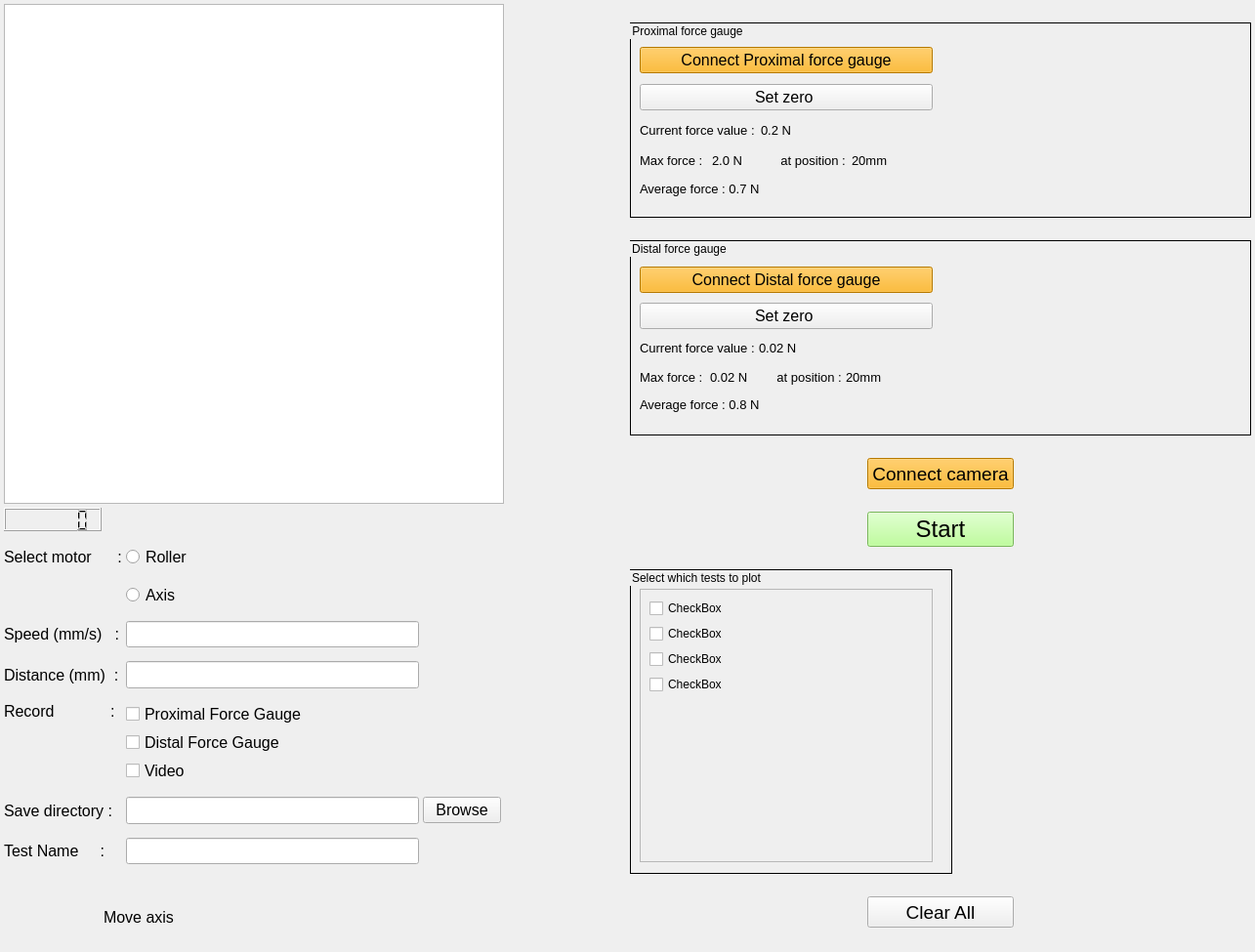
<?xml version="1.0" encoding="UTF-8"?>
<ui version="4.0">
 <class>VisDAQ</class>
 <widget class="QWidget" name="VisDAQ">
  <property name="enabled">
   <bool>true</bool>
  </property>
  <property name="geometry">
   <rect>
    <x>0</x>
    <y>0</y>
    <width>1285</width>
    <height>975</height>
   </rect>
  </property>
  <property name="maximumSize">
   <size>
    <width>4096</width>
    <height>2160</height>
   </size>
  </property>
  <property name="windowTitle">
   <string>VisDAQ</string>
  </property>
  <property name="styleSheet">
   <string notr="true"/>
  </property>
  <layout class="QHBoxLayout" name="horizontalLayout_5">
   <property name="spacing">
    <number>4</number>
   </property>
   <property name="leftMargin">
    <number>4</number>
   </property>
   <property name="topMargin">
    <number>4</number>
   </property>
   <property name="rightMargin">
    <number>4</number>
   </property>
   <property name="bottomMargin">
    <number>4</number>
   </property>
   <item>
    <layout class="QVBoxLayout" name="verticalLayout">
     <property name="spacing">
      <number>4</number>
     </property>
     <item>
      <widget class="QGraphicsView" name="graphicsView">
       <property name="sizePolicy">
        <sizepolicy hsizetype="Fixed" vsizetype="Fixed">
         <horstretch>0</horstretch>
         <verstretch>0</verstretch>
        </sizepolicy>
       </property>
       <property name="minimumSize">
        <size>
         <width>512</width>
         <height>512</height>
        </size>
       </property>
      </widget>
     </item>
     <item alignment="Qt::AlignLeft">
      <widget class="QLCDNumber" name="r_t">
       <property name="sizePolicy">
        <sizepolicy hsizetype="Preferred" vsizetype="Fixed">
         <horstretch>0</horstretch>
         <verstretch>0</verstretch>
        </sizepolicy>
       </property>
       <property name="minimumSize">
        <size>
         <width>100</width>
         <height>24</height>
        </size>
       </property>
       <property name="maximumSize">
        <size>
         <width>16777206</width>
         <height>16777215</height>
        </size>
       </property>
       <property name="digitCount">
        <number>6</number>
       </property>
      </widget>
     </item>
     <item>
      <layout class="QGridLayout" name="gridLayout">
       <property name="spacing">
        <number>4</number>
       </property>
       <item row="0" column="0" colspan="2">
        <layout class="QGridLayout" name="gridLayout_3" rowstretch="0,0,0,0,0,0,0,0,0,0">
         <property name="spacing">
          <number>4</number>
         </property>
         <item row="5" column="0">
          <widget class="QLabel" name="record_label">
           <property name="font">
            <font>
             <pointsize>12</pointsize>
            </font>
           </property>
           <property name="text">
            <string>Record             :</string>
           </property>
           <property name="alignment">
            <set>Qt::AlignLeading|Qt::AlignLeft|Qt::AlignTop</set>
           </property>
          </widget>
         </item>
         <item row="5" column="2">
          <spacer name="horizontalSpacer_5">
           <property name="orientation">
            <enum>Qt::Horizontal</enum>
           </property>
           <property name="sizeHint" stdset="0">
            <size>
             <width>40</width>
             <height>20</height>
            </size>
           </property>
          </spacer>
         </item>
         <item row="3" column="1" colspan="2">
          <widget class="QLineEdit" name="speed_of_motor">
           <property name="sizePolicy">
            <sizepolicy hsizetype="Fixed" vsizetype="Fixed">
             <horstretch>0</horstretch>
             <verstretch>0</verstretch>
            </sizepolicy>
           </property>
           <property name="minimumSize">
            <size>
             <width>300</width>
             <height>25</height>
            </size>
           </property>
           <property name="font">
            <font>
             <pointsize>12</pointsize>
            </font>
           </property>
           <property name="inputMethodHints">
            <set>Qt::ImhDigitsOnly</set>
           </property>
          </widget>
         </item>
         <item row="4" column="1" colspan="2">
          <widget class="QLineEdit" name="distance_to_be_covered">
           <property name="sizePolicy">
            <sizepolicy hsizetype="Fixed" vsizetype="Fixed">
             <horstretch>0</horstretch>
             <verstretch>0</verstretch>
            </sizepolicy>
           </property>
           <property name="minimumSize">
            <size>
             <width>300</width>
             <height>28</height>
            </size>
           </property>
           <property name="font">
            <font>
             <pointsize>12</pointsize>
            </font>
           </property>
          </widget>
         </item>
         <item row="0" column="1">
          <widget class="QRadioButton" name="is_roller">
           <property name="font">
            <font>
             <pointsize>12</pointsize>
            </font>
           </property>
           <property name="text">
            <string>Roller</string>
           </property>
          </widget>
         </item>
         <item row="3" column="0">
          <widget class="QLabel" name="speed_label">
           <property name="font">
            <font>
             <pointsize>12</pointsize>
            </font>
           </property>
           <property name="text">
            <string>Speed (mm/s)   :</string>
           </property>
          </widget>
         </item>
         <item row="4" column="0">
          <widget class="QLabel" name="distance_label">
           <property name="font">
            <font>
             <pointsize>12</pointsize>
            </font>
           </property>
           <property name="text">
            <string>Distance (mm)  :</string>
           </property>
          </widget>
         </item>
         <item row="0" column="0">
          <widget class="QLabel" name="select_motor_label">
           <property name="font">
            <font>
             <pointsize>12</pointsize>
            </font>
           </property>
           <property name="text">
            <string>Select motor      :</string>
           </property>
          </widget>
         </item>
         <item row="8" column="0" colspan="3">
          <layout class="QHBoxLayout" name="horizontalLayout_4">
           <property name="spacing">
            <number>4</number>
           </property>
           <item>
            <spacer name="horizontalSpacer">
             <property name="orientation">
              <enum>Qt::Horizontal</enum>
             </property>
             <property name="sizeHint" stdset="0">
              <size>
               <width>40</width>
               <height>20</height>
              </size>
             </property>
            </spacer>
           </item>
          </layout>
         </item>
         <item row="6" column="0">
          <widget class="QLabel" name="directory_label">
           <property name="sizePolicy">
            <sizepolicy hsizetype="Preferred" vsizetype="Preferred">
             <horstretch>0</horstretch>
             <verstretch>0</verstretch>
            </sizepolicy>
           </property>
           <property name="font">
            <font>
             <pointsize>12</pointsize>
            </font>
           </property>
           <property name="text">
            <string>Save directory :</string>
           </property>
          </widget>
         </item>
         <item row="6" column="2">
          <widget class="QPushButton" name="browse_directory">
           <property name="sizePolicy">
            <sizepolicy hsizetype="Fixed" vsizetype="Fixed">
             <horstretch>0</horstretch>
             <verstretch>0</verstretch>
            </sizepolicy>
           </property>
           <property name="font">
            <font>
             <pointsize>12</pointsize>
            </font>
           </property>
           <property name="text">
            <string>Browse</string>
           </property>
          </widget>
         </item>
         <item row="7" column="1">
          <widget class="QLineEdit" name="test_name">
           <property name="sizePolicy">
            <sizepolicy hsizetype="Fixed" vsizetype="Fixed">
             <horstretch>0</horstretch>
             <verstretch>0</verstretch>
            </sizepolicy>
           </property>
           <property name="minimumSize">
            <size>
             <width>300</width>
             <height>0</height>
            </size>
           </property>
           <property name="font">
            <font>
             <pointsize>12</pointsize>
            </font>
           </property>
          </widget>
         </item>
         <item row="6" column="1">
          <widget class="QLineEdit" name="save_directory">
           <property name="sizePolicy">
            <sizepolicy hsizetype="Fixed" vsizetype="Fixed">
             <horstretch>0</horstretch>
             <verstretch>0</verstretch>
            </sizepolicy>
           </property>
           <property name="minimumSize">
            <size>
             <width>300</width>
             <height>28</height>
            </size>
           </property>
           <property name="font">
            <font>
             <pointsize>12</pointsize>
            </font>
           </property>
          </widget>
         </item>
         <item row="7" column="0">
          <widget class="QLabel" name="test_name_label">
           <property name="font">
            <font>
             <pointsize>12</pointsize>
            </font>
           </property>
           <property name="text">
            <string>Test Name     :</string>
           </property>
          </widget>
         </item>
         <item row="9" column="0" colspan="3">
          <layout class="QHBoxLayout" name="horizontalLayout_6">
           <property name="spacing">
            <number>4</number>
           </property>
           <item>
            <widget class="QPushButton" name="move_axis_left_end">
             <property name="sizePolicy">
              <sizepolicy hsizetype="Fixed" vsizetype="Fixed">
               <horstretch>0</horstretch>
               <verstretch>0</verstretch>
              </sizepolicy>
             </property>
             <property name="minimumSize">
              <size>
               <width>40</width>
               <height>40</height>
              </size>
             </property>
             <property name="styleSheet">
              <string notr="true">#move_axis_left_end {
background-color: transparent;
background: none;
	border-image: url(:/logo/images/two_left_.png);
border: none;
background-repeat: none;
}
#move_axis_left_end:pressed
{

border-image: url(:/logo/images/two_left_after_.png);}</string>
             </property>
             <property name="text">
              <string/>
             </property>
            </widget>
           </item>
           <item>
            <widget class="QPushButton" name="move_axis_left_one">
             <property name="sizePolicy">
              <sizepolicy hsizetype="Fixed" vsizetype="Fixed">
               <horstretch>20</horstretch>
               <verstretch>20</verstretch>
              </sizepolicy>
             </property>
             <property name="minimumSize">
              <size>
               <width>40</width>
               <height>40</height>
              </size>
             </property>
             <property name="font">
              <font>
               <pointsize>15</pointsize>
              </font>
             </property>
             <property name="styleSheet">
              <string notr="true">#move_axis_left_one {
background-color: transparent;
	border-image: url(:/logo/images/one_left_.png);
background: none;
border: none;
background-repeat: none;
}
#move_axis_left_one:pressed
{
border-image: url(:/logo/images/one_left_after_.png);
}</string>
             </property>
             <property name="text">
              <string/>
             </property>
            </widget>
           </item>
           <item>
            <widget class="QLabel" name="move_axis">
             <property name="font">
              <font>
               <pointsize>12</pointsize>
              </font>
             </property>
             <property name="text">
              <string>Move axis</string>
             </property>
             <property name="alignment">
              <set>Qt::AlignCenter</set>
             </property>
            </widget>
           </item>
           <item>
            <widget class="QPushButton" name="move_axis_right_one">
             <property name="sizePolicy">
              <sizepolicy hsizetype="Fixed" vsizetype="Fixed">
               <horstretch>0</horstretch>
               <verstretch>0</verstretch>
              </sizepolicy>
             </property>
             <property name="minimumSize">
              <size>
               <width>40</width>
               <height>40</height>
              </size>
             </property>
             <property name="font">
              <font>
               <pointsize>15</pointsize>
              </font>
             </property>
             <property name="styleSheet">
              <string notr="true">#move_axis_right_one {
background-color: transparent;
background: none;
border-image: url(:/logo/images/one_right_.png);
border: none;
background-repeat: none;
}
#move_axis_right_one:pressed
{
border-image: url(:/logo/images/one_right_after_.png);
}</string>
             </property>
             <property name="text">
              <string/>
             </property>
             <property name="autoDefault">
              <bool>false</bool>
             </property>
            </widget>
           </item>
           <item>
            <widget class="QPushButton" name="move_axis_right_end">
             <property name="sizePolicy">
              <sizepolicy hsizetype="Fixed" vsizetype="Fixed">
               <horstretch>0</horstretch>
               <verstretch>0</verstretch>
              </sizepolicy>
             </property>
             <property name="minimumSize">
              <size>
               <width>40</width>
               <height>40</height>
              </size>
             </property>
             <property name="styleSheet">
              <string notr="true">#move_axis_right_end {
background-color: transparent;
background: none;
	border-image: url(:/logo/images/two_right_.png);
border: none;
background-repeat: none;
}
#move_axis_right_end:pressed
{

border-image: url(:/logo/images/two_right_after_.png);}</string>
             </property>
             <property name="text">
              <string/>
             </property>
            </widget>
           </item>
           <item>
            <spacer name="horizontalSpacer_2">
             <property name="orientation">
              <enum>Qt::Horizontal</enum>
             </property>
             <property name="sizeHint" stdset="0">
              <size>
               <width>40</width>
               <height>20</height>
              </size>
             </property>
            </spacer>
           </item>
          </layout>
         </item>
         <item row="5" column="1">
          <layout class="QVBoxLayout" name="verticalLayout_4">
           <property name="spacing">
            <number>4</number>
           </property>
           <item>
            <widget class="QCheckBox" name="record_proximal_force_gauge">
             <property name="font">
              <font>
               <pointsize>12</pointsize>
              </font>
             </property>
             <property name="text">
              <string>Proximal Force Gauge</string>
             </property>
            </widget>
           </item>
           <item>
            <widget class="QCheckBox" name="record_distal_force_gauge">
             <property name="font">
              <font>
               <pointsize>12</pointsize>
              </font>
             </property>
             <property name="text">
              <string>Distal Force Gauge</string>
             </property>
            </widget>
           </item>
           <item>
            <widget class="QCheckBox" name="record_video">
             <property name="font">
              <font>
               <pointsize>12</pointsize>
              </font>
             </property>
             <property name="text">
              <string>Video</string>
             </property>
            </widget>
           </item>
          </layout>
         </item>
         <item row="1" column="1">
          <widget class="QRadioButton" name="is_axis">
           <property name="font">
            <font>
             <pointsize>12</pointsize>
            </font>
           </property>
           <property name="text">
            <string>Axis</string>
           </property>
          </widget>
         </item>
        </layout>
       </item>
      </layout>
     </item>
    </layout>
   </item>
   <item>
    <layout class="QVBoxLayout" name="graphing_layout">
     <property name="spacing">
      <number>4</number>
     </property>
     <property name="leftMargin">
      <number>0</number>
     </property>
     <property name="topMargin">
      <number>0</number>
     </property>
     <property name="rightMargin">
      <number>0</number>
     </property>
     <property name="bottomMargin">
      <number>0</number>
     </property>
    </layout>
   </item>
   <item>
    <layout class="QVBoxLayout" name="verticalLayout_6">
     <property name="spacing">
      <number>4</number>
     </property>
     <property name="rightMargin">
      <number>0</number>
     </property>
     <item>
      <widget class="QGroupBox" name="proximal_force_gauge_groupbox">
       <property name="sizePolicy">
        <sizepolicy hsizetype="Preferred" vsizetype="Fixed">
         <horstretch>0</horstretch>
         <verstretch>0</verstretch>
        </sizepolicy>
       </property>
       <property name="minimumSize">
        <size>
         <width>240</width>
         <height>200</height>
        </size>
       </property>
       <property name="styleSheet">
        <string notr="true">QGroupBox { border: 1px solid black;}</string>
       </property>
       <property name="title">
        <string>Proximal force gauge</string>
       </property>
       <widget class="QWidget" name="layoutWidget_6">
        <property name="geometry">
         <rect>
          <x>10</x>
          <y>20</y>
          <width>421</width>
          <height>164</height>
         </rect>
        </property>
        <layout class="QVBoxLayout" name="verticalLayout_5">
         <item>
          <widget class="QPushButton" name="connect_proximal_force_gauge">
           <property name="sizePolicy">
            <sizepolicy hsizetype="Fixed" vsizetype="Fixed">
             <horstretch>0</horstretch>
             <verstretch>0</verstretch>
            </sizepolicy>
           </property>
           <property name="minimumSize">
            <size>
             <width>300</width>
             <height>0</height>
            </size>
           </property>
           <property name="font">
            <font>
             <pointsize>12</pointsize>
            </font>
           </property>
           <property name="styleSheet">
            <string notr="true">background-color: rgb(255, 170, 0);</string>
           </property>
           <property name="text">
            <string>Connect Proximal force gauge</string>
           </property>
          </widget>
         </item>
         <item>
          <widget class="QPushButton" name="set_proximal_zero">
           <property name="sizePolicy">
            <sizepolicy hsizetype="Fixed" vsizetype="Fixed">
             <horstretch>0</horstretch>
             <verstretch>0</verstretch>
            </sizepolicy>
           </property>
           <property name="minimumSize">
            <size>
             <width>300</width>
             <height>0</height>
            </size>
           </property>
           <property name="font">
            <font>
             <pointsize>12</pointsize>
            </font>
           </property>
           <property name="text">
            <string>Set zero </string>
           </property>
          </widget>
         </item>
         <item>
          <layout class="QHBoxLayout" name="horizontalLayout_2">
           <item alignment="Qt::AlignLeft">
            <widget class="QLabel" name="proximal_force_value_label">
             <property name="sizePolicy">
              <sizepolicy hsizetype="Fixed" vsizetype="Fixed">
               <horstretch>0</horstretch>
               <verstretch>0</verstretch>
              </sizepolicy>
             </property>
             <property name="font">
              <font>
               <pointsize>10</pointsize>
              </font>
             </property>
             <property name="text">
              <string>Current force value :</string>
             </property>
            </widget>
           </item>
           <item>
            <widget class="QLabel" name="proximal_force_value">
             <property name="sizePolicy">
              <sizepolicy hsizetype="Fixed" vsizetype="Fixed">
               <horstretch>0</horstretch>
               <verstretch>0</verstretch>
              </sizepolicy>
             </property>
             <property name="minimumSize">
              <size>
               <width>50</width>
               <height>0</height>
              </size>
             </property>
             <property name="font">
              <font>
               <pointsize>10</pointsize>
              </font>
             </property>
             <property name="text">
              <string>0.2 N</string>
             </property>
            </widget>
           </item>
           <item>
            <spacer name="horizontalSpacer_3">
             <property name="orientation">
              <enum>Qt::Horizontal</enum>
             </property>
             <property name="sizeHint" stdset="0">
              <size>
               <width>40</width>
               <height>20</height>
              </size>
             </property>
            </spacer>
           </item>
          </layout>
         </item>
         <item>
          <layout class="QHBoxLayout" name="horizontalLayout_11">
           <item>
            <widget class="QLabel" name="proximal_maximum_force_label">
             <property name="sizePolicy">
              <sizepolicy hsizetype="Fixed" vsizetype="Fixed">
               <horstretch>0</horstretch>
               <verstretch>0</verstretch>
              </sizepolicy>
             </property>
             <property name="font">
              <font>
               <pointsize>10</pointsize>
              </font>
             </property>
             <property name="text">
              <string>Max force : </string>
             </property>
            </widget>
           </item>
           <item>
            <widget class="QLabel" name="proximal_maximum_force">
             <property name="sizePolicy">
              <sizepolicy hsizetype="Fixed" vsizetype="Fixed">
               <horstretch>0</horstretch>
               <verstretch>0</verstretch>
              </sizepolicy>
             </property>
             <property name="minimumSize">
              <size>
               <width>50</width>
               <height>0</height>
              </size>
             </property>
             <property name="font">
              <font>
               <pointsize>10</pointsize>
               <bold>false</bold>
              </font>
             </property>
             <property name="text">
              <string>2.0 N</string>
             </property>
            </widget>
           </item>
           <item>
            <widget class="QLabel" name="proximal_maximum_force_position_label">
             <property name="sizePolicy">
              <sizepolicy hsizetype="Fixed" vsizetype="Fixed">
               <horstretch>0</horstretch>
               <verstretch>0</verstretch>
              </sizepolicy>
             </property>
             <property name="font">
              <font>
               <pointsize>10</pointsize>
              </font>
             </property>
             <property name="text">
              <string>    at position :</string>
             </property>
            </widget>
           </item>
           <item>
            <widget class="QLabel" name="proximal_maximum_force_position_value">
             <property name="sizePolicy">
              <sizepolicy hsizetype="Fixed" vsizetype="Fixed">
               <horstretch>0</horstretch>
               <verstretch>0</verstretch>
              </sizepolicy>
             </property>
             <property name="minimumSize">
              <size>
               <width>50</width>
               <height>0</height>
              </size>
             </property>
             <property name="font">
              <font>
               <pointsize>10</pointsize>
              </font>
             </property>
             <property name="text">
              <string>20mm</string>
             </property>
            </widget>
           </item>
           <item>
            <spacer name="horizontalSpacer_7">
             <property name="orientation">
              <enum>Qt::Horizontal</enum>
             </property>
             <property name="sizeHint" stdset="0">
              <size>
               <width>40</width>
               <height>20</height>
              </size>
             </property>
            </spacer>
           </item>
          </layout>
         </item>
         <item>
          <widget class="QLabel" name="proximal_average_force">
           <property name="sizePolicy">
            <sizepolicy hsizetype="Fixed" vsizetype="Fixed">
             <horstretch>0</horstretch>
             <verstretch>0</verstretch>
            </sizepolicy>
           </property>
           <property name="font">
            <font>
             <pointsize>10</pointsize>
            </font>
           </property>
           <property name="text">
            <string>Average force : 0.7 N</string>
           </property>
          </widget>
         </item>
        </layout>
       </widget>
      </widget>
     </item>
     <item>
      <widget class="QGroupBox" name="distal_force_gauge_groupbox">
       <property name="sizePolicy">
        <sizepolicy hsizetype="Preferred" vsizetype="Fixed">
         <horstretch>0</horstretch>
         <verstretch>0</verstretch>
        </sizepolicy>
       </property>
       <property name="minimumSize">
        <size>
         <width>320</width>
         <height>200</height>
        </size>
       </property>
       <property name="styleSheet">
        <string notr="true">QGroupBox { border: 1px solid black;}</string>
       </property>
       <property name="title">
        <string>Distal force gauge</string>
       </property>
       <widget class="QWidget" name="layoutWidget_7">
        <property name="geometry">
         <rect>
          <x>10</x>
          <y>21</y>
          <width>349</width>
          <height>161</height>
         </rect>
        </property>
        <layout class="QVBoxLayout" name="verticalLayout_8">
         <property name="spacing">
          <number>4</number>
         </property>
         <property name="topMargin">
          <number>0</number>
         </property>
         <item>
          <widget class="QPushButton" name="connect_distal_force_gauge">
           <property name="sizePolicy">
            <sizepolicy hsizetype="Fixed" vsizetype="Fixed">
             <horstretch>0</horstretch>
             <verstretch>0</verstretch>
            </sizepolicy>
           </property>
           <property name="minimumSize">
            <size>
             <width>300</width>
             <height>0</height>
            </size>
           </property>
           <property name="font">
            <font>
             <pointsize>12</pointsize>
            </font>
           </property>
           <property name="styleSheet">
            <string notr="true">background-color: rgb(255, 170, 0);</string>
           </property>
           <property name="text">
            <string>Connect Distal force gauge</string>
           </property>
          </widget>
         </item>
         <item>
          <widget class="QPushButton" name="set_distal_zero">
           <property name="sizePolicy">
            <sizepolicy hsizetype="Fixed" vsizetype="Fixed">
             <horstretch>0</horstretch>
             <verstretch>0</verstretch>
            </sizepolicy>
           </property>
           <property name="minimumSize">
            <size>
             <width>300</width>
             <height>0</height>
            </size>
           </property>
           <property name="font">
            <font>
             <pointsize>12</pointsize>
            </font>
           </property>
           <property name="text">
            <string>Set zero </string>
           </property>
          </widget>
         </item>
         <item>
          <layout class="QHBoxLayout" name="horizontalLayout_7">
           <property name="spacing">
            <number>4</number>
           </property>
           <item alignment="Qt::AlignLeft">
            <widget class="QLabel" name="distal_force_value_label">
             <property name="sizePolicy">
              <sizepolicy hsizetype="Fixed" vsizetype="Fixed">
               <horstretch>0</horstretch>
               <verstretch>0</verstretch>
              </sizepolicy>
             </property>
             <property name="font">
              <font>
               <pointsize>10</pointsize>
              </font>
             </property>
             <property name="text">
              <string>Current force value :</string>
             </property>
            </widget>
           </item>
           <item>
            <widget class="QLabel" name="distal_force_value">
             <property name="sizePolicy">
              <sizepolicy hsizetype="Fixed" vsizetype="Fixed">
               <horstretch>0</horstretch>
               <verstretch>0</verstretch>
              </sizepolicy>
             </property>
             <property name="minimumSize">
              <size>
               <width>50</width>
               <height>0</height>
              </size>
             </property>
             <property name="font">
              <font>
               <pointsize>10</pointsize>
              </font>
             </property>
             <property name="text">
              <string>0.02 N</string>
             </property>
            </widget>
           </item>
           <item>
            <spacer name="horizontalSpacer_4">
             <property name="orientation">
              <enum>Qt::Horizontal</enum>
             </property>
             <property name="sizeHint" stdset="0">
              <size>
               <width>40</width>
               <height>20</height>
              </size>
             </property>
            </spacer>
           </item>
          </layout>
         </item>
         <item>
          <layout class="QHBoxLayout" name="horizontalLayout_10">
           <property name="spacing">
            <number>4</number>
           </property>
           <item>
            <widget class="QLabel" name="distal_maximum_force_label">
             <property name="sizePolicy">
              <sizepolicy hsizetype="Fixed" vsizetype="Fixed">
               <horstretch>0</horstretch>
               <verstretch>0</verstretch>
              </sizepolicy>
             </property>
             <property name="font">
              <font>
               <pointsize>10</pointsize>
              </font>
             </property>
             <property name="text">
              <string>Max force : </string>
             </property>
            </widget>
           </item>
           <item>
            <widget class="QLabel" name="distal_maximum_force">
             <property name="sizePolicy">
              <sizepolicy hsizetype="Fixed" vsizetype="Fixed">
               <horstretch>0</horstretch>
               <verstretch>0</verstretch>
              </sizepolicy>
             </property>
             <property name="minimumSize">
              <size>
               <width>50</width>
               <height>0</height>
              </size>
             </property>
             <property name="font">
              <font>
               <pointsize>10</pointsize>
              </font>
             </property>
             <property name="text">
              <string>0.02 N</string>
             </property>
            </widget>
           </item>
           <item>
            <widget class="QLabel" name="distal_maximum_force_position_label">
             <property name="sizePolicy">
              <sizepolicy hsizetype="Fixed" vsizetype="Fixed">
               <horstretch>0</horstretch>
               <verstretch>0</verstretch>
              </sizepolicy>
             </property>
             <property name="font">
              <font>
               <pointsize>10</pointsize>
              </font>
             </property>
             <property name="text">
              <string>    at position :</string>
             </property>
            </widget>
           </item>
           <item>
            <widget class="QLabel" name="distal_maximum_force_position_value">
             <property name="sizePolicy">
              <sizepolicy hsizetype="Fixed" vsizetype="Fixed">
               <horstretch>0</horstretch>
               <verstretch>0</verstretch>
              </sizepolicy>
             </property>
             <property name="minimumSize">
              <size>
               <width>50</width>
               <height>0</height>
              </size>
             </property>
             <property name="font">
              <font>
               <pointsize>10</pointsize>
              </font>
             </property>
             <property name="text">
              <string>20mm</string>
             </property>
            </widget>
           </item>
           <item>
            <spacer name="horizontalSpacer_6">
             <property name="orientation">
              <enum>Qt::Horizontal</enum>
             </property>
             <property name="sizeHint" stdset="0">
              <size>
               <width>40</width>
               <height>20</height>
              </size>
             </property>
            </spacer>
           </item>
          </layout>
         </item>
         <item>
          <widget class="QLabel" name="distal_average_force">
           <property name="sizePolicy">
            <sizepolicy hsizetype="Fixed" vsizetype="Fixed">
             <horstretch>0</horstretch>
             <verstretch>0</verstretch>
            </sizepolicy>
           </property>
           <property name="font">
            <font>
             <pointsize>10</pointsize>
            </font>
           </property>
           <property name="text">
            <string>Average force : 0.8 N</string>
           </property>
          </widget>
         </item>
        </layout>
       </widget>
      </widget>
     </item>
     <item alignment="Qt::AlignHCenter">
      <widget class="QPushButton" name="connect_camera">
       <property name="enabled">
        <bool>true</bool>
       </property>
       <property name="sizePolicy">
        <sizepolicy hsizetype="Fixed" vsizetype="Fixed">
         <horstretch>0</horstretch>
         <verstretch>0</verstretch>
        </sizepolicy>
       </property>
       <property name="minimumSize">
        <size>
         <width>150</width>
         <height>32</height>
        </size>
       </property>
       <property name="font">
        <font>
         <pointsize>14</pointsize>
        </font>
       </property>
       <property name="cursor">
        <cursorShape>PointingHandCursor</cursorShape>
       </property>
       <property name="layoutDirection">
        <enum>Qt::LeftToRight</enum>
       </property>
       <property name="autoFillBackground">
        <bool>false</bool>
       </property>
       <property name="styleSheet">
        <string notr="true">background-color: rgb(255, 170, 0);</string>
       </property>
       <property name="text">
        <string>Connect camera</string>
       </property>
       <property name="autoDefault">
        <bool>false</bool>
       </property>
       <property name="default">
        <bool>false</bool>
       </property>
       <property name="flat">
        <bool>false</bool>
       </property>
      </widget>
     </item>
     <item alignment="Qt::AlignHCenter">
      <widget class="QPushButton" name="start_test">
       <property name="sizePolicy">
        <sizepolicy hsizetype="Fixed" vsizetype="Fixed">
         <horstretch>0</horstretch>
         <verstretch>0</verstretch>
        </sizepolicy>
       </property>
       <property name="minimumSize">
        <size>
         <width>150</width>
         <height>32</height>
        </size>
       </property>
       <property name="font">
        <font>
         <pointsize>18</pointsize>
        </font>
       </property>
       <property name="cursor">
        <cursorShape>PointingHandCursor</cursorShape>
       </property>
       <property name="layoutDirection">
        <enum>Qt::LeftToRight</enum>
       </property>
       <property name="styleSheet">
        <string notr="true">background-color: rgb(170, 255, 127);</string>
       </property>
       <property name="text">
        <string>Start</string>
       </property>
      </widget>
     </item>
     <item>
      <widget class="QGroupBox" name="all_test_data">
       <property name="sizePolicy">
        <sizepolicy hsizetype="Fixed" vsizetype="Fixed">
         <horstretch>0</horstretch>
         <verstretch>0</verstretch>
        </sizepolicy>
       </property>
       <property name="minimumSize">
        <size>
         <width>330</width>
         <height>312</height>
        </size>
       </property>
       <property name="styleSheet">
        <string notr="true">QGroupBox { border: 1px solid black;}</string>
       </property>
       <property name="title">
        <string>Select which tests to plot</string>
       </property>
       <widget class="QScrollArea" name="scrollArea">
        <property name="geometry">
         <rect>
          <x>10</x>
          <y>20</y>
          <width>300</width>
          <height>280</height>
         </rect>
        </property>
        <property name="sizePolicy">
         <sizepolicy hsizetype="Fixed" vsizetype="Fixed">
          <horstretch>0</horstretch>
          <verstretch>0</verstretch>
         </sizepolicy>
        </property>
        <property name="minimumSize">
         <size>
          <width>300</width>
          <height>50</height>
         </size>
        </property>
        <property name="widgetResizable">
         <bool>true</bool>
        </property>
        <widget class="QWidget" name="scrollAreaWidgetContents">
         <property name="geometry">
          <rect>
           <x>0</x>
           <y>0</y>
           <width>298</width>
           <height>278</height>
          </rect>
         </property>
         <layout class="QVBoxLayout" name="verticalLayout_7">
          <item>
           <widget class="QCheckBox" name="checkBox">
            <property name="text">
             <string>CheckBox</string>
            </property>
           </widget>
          </item>
          <item>
           <widget class="QCheckBox" name="checkBox_11">
            <property name="text">
             <string>CheckBox</string>
            </property>
           </widget>
          </item>
          <item>
           <widget class="QCheckBox" name="checkBox_2">
            <property name="text">
             <string>CheckBox</string>
            </property>
           </widget>
          </item>
          <item>
           <widget class="QCheckBox" name="checkBox_10">
            <property name="text">
             <string>CheckBox</string>
            </property>
           </widget>
          </item>
          <item>
           <spacer name="checkbox_spacer">
            <property name="orientation">
             <enum>Qt::Vertical</enum>
            </property>
            <property name="sizeHint" stdset="0">
             <size>
              <width>20</width>
              <height>40</height>
             </size>
            </property>
           </spacer>
          </item>
         </layout>
        </widget>
       </widget>
      </widget>
     </item>
     <item alignment="Qt::AlignHCenter">
      <widget class="QPushButton" name="clear_all_button">
       <property name="sizePolicy">
        <sizepolicy hsizetype="Fixed" vsizetype="Fixed">
         <horstretch>0</horstretch>
         <verstretch>0</verstretch>
        </sizepolicy>
       </property>
       <property name="minimumSize">
        <size>
         <width>150</width>
         <height>32</height>
        </size>
       </property>
       <property name="font">
        <font>
         <pointsize>14</pointsize>
        </font>
       </property>
       <property name="text">
        <string>Clear All</string>
       </property>
      </widget>
     </item>
    </layout>
   </item>
  </layout>
 </widget>
 <resources>
  <include location="new.qrc"/>
 </resources>
 <connections/>
</ui>
